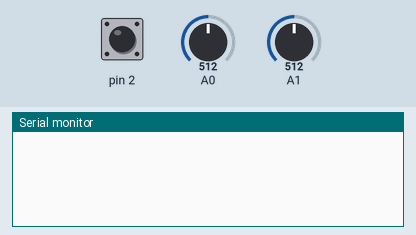
This sketch was run on a simulated Arduino Uno, built with avr-gcc and run on an emulated ATmega328P. Shown: the last lines printed to the serial monitor. The inputs (shaded band) are chosen by the test bench; at power-on: pin 2 LOW, A0 = 512, A1 = 512. Storage starts empty.

Above: at 1.2 s.
1.3 s: pin 2 pulsed HIGH 2 times (0.12 s each, 0.3 s apart)
At 2.6 s:
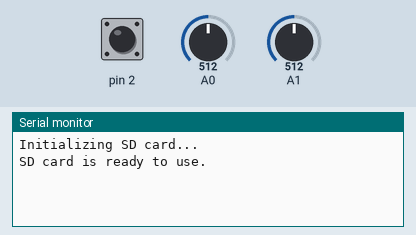
3.4 s: pin 2 driven HIGH
At 4.2 s:
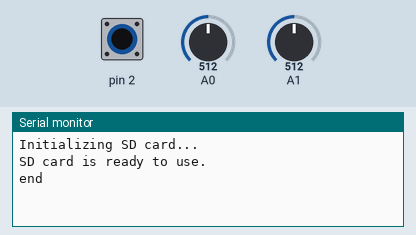

Measured:
- after the input at 1.3 s, the serial monitor: prints a new line after 0.30 s (image 1)
- after the input at 3.4 s, the serial monitor: prints a new line at once (image 2)

The sketch:

sketch_nov24a.ino
```cpp
#include<SD.h>
#include<SPI.h>
//#include <SoftwareSerial.h>
//#define BT_RXD 0
//#define BT_TXD 1
//SoftwareSerial bluetooth(8, 9);

File myFile;
int CS_PIN = 10;
int fname = 0, button = 0;
unsigned long time = 0;
extern volatile unsigned long timer0_millis;
int buttonPushCounter = -1;   // counter for the number of button presses
int buttonState = 0;         // current state of the button
int lastButtonState = 0;     // previous state of the button

void setup() {
  Serial.begin(9600);
  while (!Serial);
  pinMode(CS_PIN, OUTPUT);
  pinMode(2, INPUT);
  //bluetooth.begin(9600);
}

void loop() {
  time = millis();
  buttonState = digitalRead(2);
  // compare the buttonState to its previous state
  if (buttonState != lastButtonState) {
    if (buttonState == HIGH) {
      buttonPushCounter++;
    }
  }
  // save the current state as the last state, for next time through the loop
  lastButtonState = buttonState;
  //Serial.println(String(time) + "," + String(analogRead(A0)) + "," + String(analogRead(A1)));

  switch (buttonPushCounter) {
    case 1:
      initializeSD();
      createFile(String(fname++) + ".txt");
      buttonPushCounter++;
      timer0_millis=0;
      break;
    case 2:
      if (time%20==0){
        writeToFile(String(time) + "," + String(analogRead(A0)) + "," + String(analogRead(A1)));
        delay(1);
      }
      break;
    case 3:
      Serial.println("end");
      myFile.close();
      buttonPushCounter =0;
      break;
  }
}

void initializeSD() {
  Serial.println("Initializing SD card...");
  pinMode(10, OUTPUT);
  if (SD.begin()) {
    Serial.println("SD card is ready to use.");
    delay(1000);
  } else {
    Serial.println("SD card initialization failed");
    return;
  }
}

int createFile(String filename) {
  myFile = SD.open(filename, FILE_WRITE);
  if (myFile) {
    //Serial.println("File created successfully.");
    return 1;
  } else {
    Serial.println("Error while creating file.");
    return 0;
  }
}

int writeToFile(String data) {
  if (myFile) {
    myFile.println(data);
    //Serial.println(data);
    return 1;
  } else {
    Serial.println("Couldn't write to file");
    return 0;
  }
}
```
